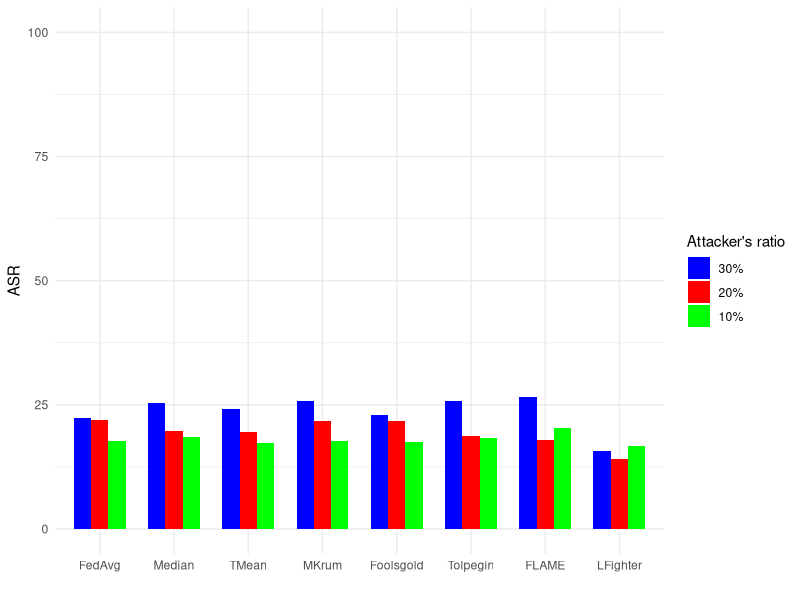
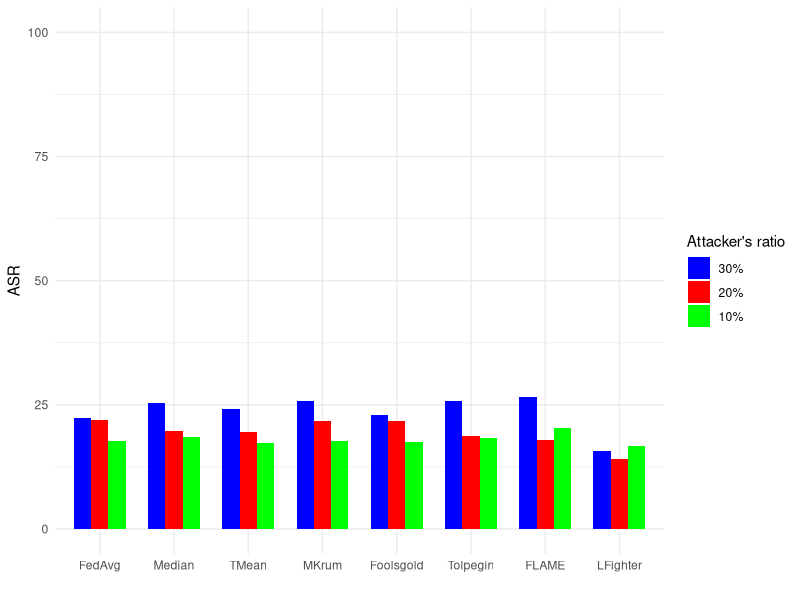

These figures' R source, in order:
# Load necessary libraries
if (!requireNamespace("ggplot2", quietly = TRUE)) {
  install.packages("ggplot2")
}
# Load the ggplot2 library
library(ggplot2)

# Create a data frame with your x and y values
data <- data.frame(
  Class = c("FedAvg", "Median", "TMean" ,"MKrum", "Foolsgold", "Tolpegin", "FLAME", "LFighter"),  # Replace with your class labels
  Line1 = c(22.3, 25.3, 24.1, 25.7, 23.0, 25.8, 26.5, 15.6),        # Replace with your data for Line 1
  Line2 = c(22.0, 19.7, 19.5, 21.7, 21.8, 18.8, 17.9, 14.1),       # Replace with your data for Line 2
  Line3 = c(17.8, 18.6, 17.4, 17.7, 17.6, 18.4, 20.4, 16.8)
)

# Define the desired order of class labels
class_order <- c("FedAvg", "Median", "TMean", "MKrum", "Foolsgold", "Tolpegin", "FLAME", "LFighter")

# Convert "Class" to a factor with the specified order
data$Class <- factor(data$Class, levels = class_order)

# Reshape data into long format
library(tidyr)
data_long <- pivot_longer(data, -Class, names_to = "Line", values_to = "ASR")

# Create a ggplot object with a legend
ggplot(data_long, aes(x = Class, y = ASR, fill = Line)) +
  geom_bar(stat = "identity", position = "dodge", width = 0.7) +
  labs(x = "", y = "ASR") +
  scale_y_continuous(limits = c(0, 100)) +
  scale_fill_manual(values = c("Line1" = "blue", "Line2" = "red", "Line3" = "green"),
                     labels = c("30%", "20%", "10%"),
                     name = "Attacker's ratio") +
  theme_minimal()


ggsave("../imgs/ASR_ent.png", width = 8, height = 3, dpi = 300)
